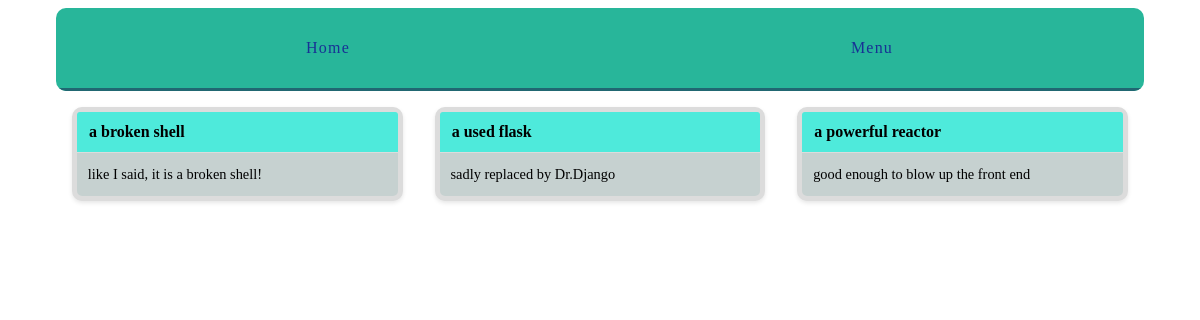
/catalogs/, run on an earlier commit of the app's database.
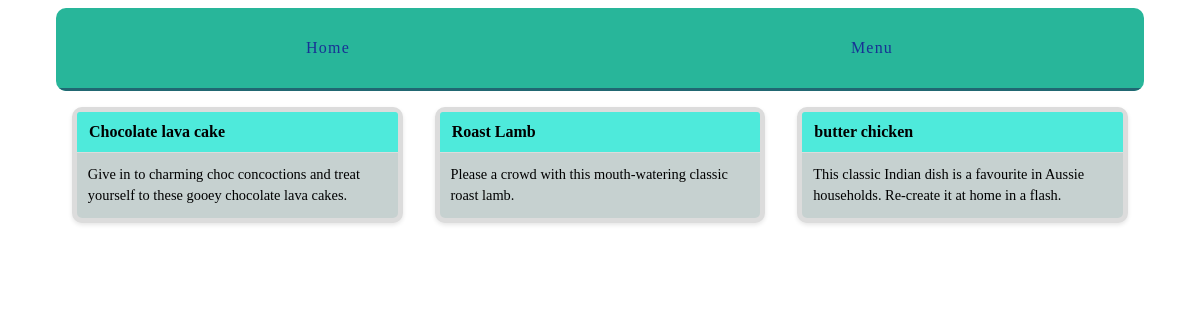
And on a later commit of the database.
### catalogs/models.py (models this page shows, shortened)
class Catalog(models.Model):
    created_at = models.DateTimeField(auto_now_add = True)
    name = models.CharField(max_length = 255)
    description = models.TextField()

### catalogs/views.py (the view)
def catalog_list(request):
    catalogs = Catalog.objects.all()
    return render(request,'catalogs/catalog_list.html', {'catalogs': catalogs})

### catalogs/templates/catalogs/catalog_list.html (shortened to what this page needs)
{% extends "layout.html" %}
{% block content %}
<div class="catalogs">
    {% for catalog in catalogs %}
    <div class="catalog">
    <header><a href="{% url 'catalog:detail' pk=catalog.pk %}">{{catalog.name}}</a></header>
        <div class="catalog-copy">
            {{catalog.description}}
        </div>
    </div>
    {% endfor %}
</div>
{% endblock %}

What changed in the data, as far as the page shows it:
changed Catalog: name "a broken shell" → "Chocolate lava cake"; description "like I said, it is a broken shell!" → "Give in to charming choc concoctions and treat yourself to these gooey chocolate lava cakes."
changed Catalog: name "a used flask" → "Roast Lamb"; description "sadly replaced by Dr.Django" → "Please a crowd with this mouth-watering classic roast lamb."
changed Catalog: name "a powerful reactor" → "butter chicken"; description "good enough to blow up the front end" → "This classic Indian dish is a favourite in Aussie households. Re-create it at home in a flash."
